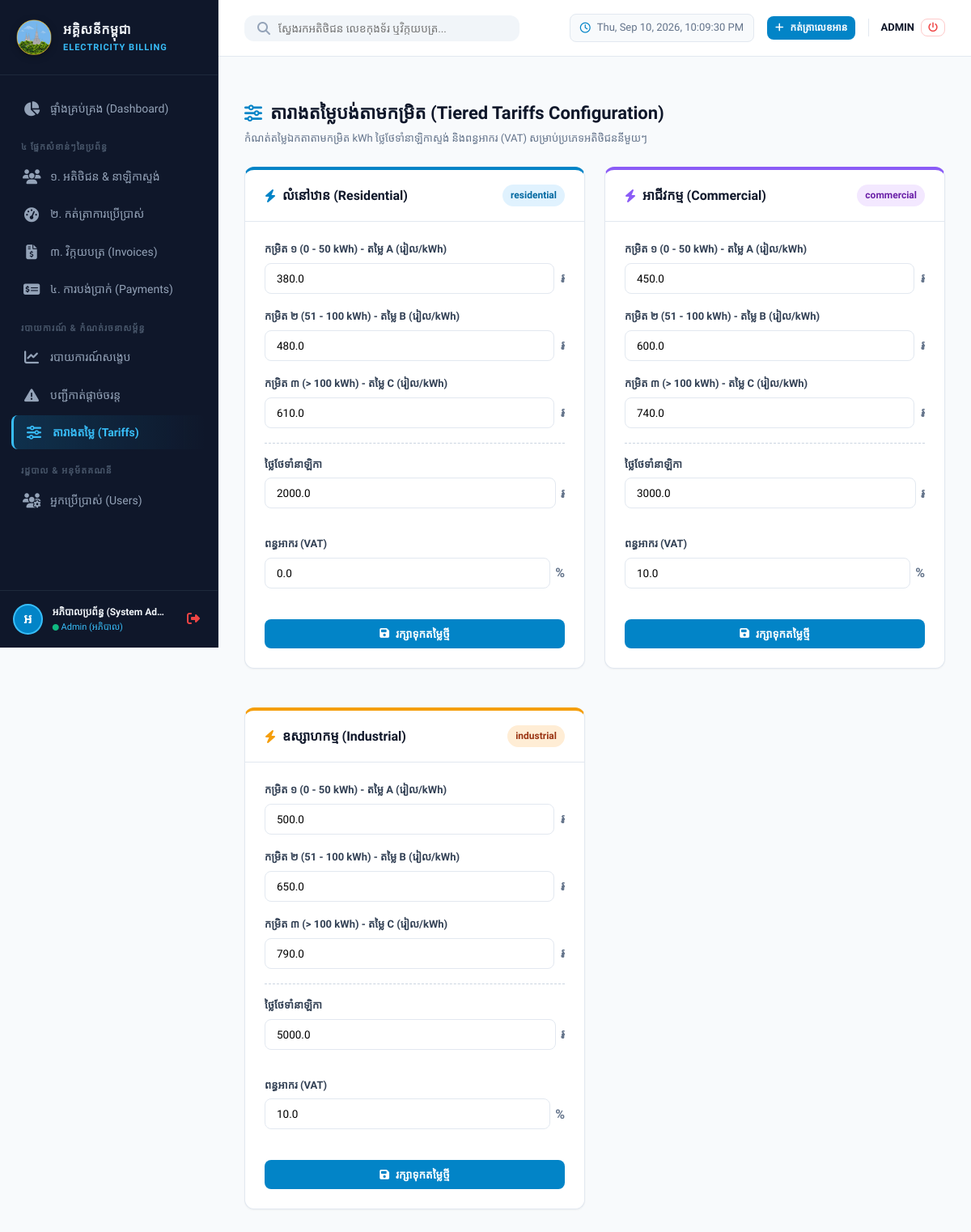
The app's page /tariffs (signed in) with its own data.
### tables this page shows
CREATE TABLE users (
        id INTEGER PRIMARY KEY AUTOINCREMENT,
        username TEXT UNIQUE NOT NULL COLLATE NOCASE,
        password_hash TEXT NOT NULL,
        full_name TEXT NOT NULL,
        phone TEXT,
        role TEXT DEFAULT 'staff' CHECK(role IN ('admin', 'staff')),
        status TEXT DEFAULT 'pending' CHECK(status IN ('pending', 'approved', 'rejected')),
        created_at TIMESTAMP DEFAULT CURRENT_TIMESTAMP,
        approved_at TIMESTAMP,
        approved_by TEXT
    );

CREATE TABLE tariffs (
        id INTEGER PRIMARY KEY AUTOINCREMENT,
        customer_type TEXT UNIQUE NOT NULL CHECK(customer_type IN ('residential', 'commercial', 'industrial')),
        tier1_max REAL DEFAULT 50.0,
        tier1_rate REAL DEFAULT 380.0,
        tier2_max REAL DEFAULT 100.0,
        tier2_rate REAL DEFAULT 480.0,
        tier3_rate REAL DEFAULT 610.0,
        maintenance_fee REAL DEFAULT 2000.0,
        vat_percent REAL DEFAULT 0.0,
        updated_at TIMESTAMP DEFAULT CURRENT_TIMESTAMP
    );

### app.py (the view)
@app.route('/tariffs')
@login_required
def tariffs_view():
    conn = get_db_connection()
    cursor = conn.cursor()
    cursor.execute("SELECT * FROM tariffs ORDER BY id ASC")
    tariffs = cursor.fetchall()
    conn.close()
    return render_template('tariffs.html', tariffs=tariffs)

### app.py (called while the page is built)
def login_required(f):
    @wraps(f)
    def decorated_function(*args, **kwargs):
        if 'user_id' not in session:
            flash('សូមចូលប្រើប្រាស់គណនី (Login) ជាមុនសិន!', 'warning')
            return redirect(url_for('login', next=request.url))
        return f(*args, **kwargs)
    return decorated_function

@app.context_processor
def inject_user_context():
    user = None
    pending_count = 0
    if 'user_id' in session:
        conn = get_db_connection()
        cursor = conn.cursor()
        cursor.execute("SELECT id, username, full_name, role, status FROM users WHERE id = ?", (session['user_id'],))
        user = cursor.fetchone()
        if session.get('role') == 'admin':
            cursor.execute("SELECT COUNT(*) FROM users WHERE status = 'pending'")
            pending_count = cursor.fetchone()[0]
        conn.close()
    return dict(current_user=user, pending_users_count=pending_count)

@app.template_filter('khmer_type')
def khmer_type_filter(val):
    types = {
        'residential': 'លំនៅឋាន (Residential)',
        'commercial': 'អាជីវកម្ម (Commercial)',
        'industrial': 'ឧស្សាហកម្ម (Industrial)'
    }
    return types.get(val, val)

@app.before_request
def check_overdue():
    try:
        models.update_overdue_invoices()
    except Exception as e:
        app.logger.error(f"Note: Error updating overdue invoices: {e}")

### database.py (called while the page is built)
def get_db_connection():
    conn = sqlite3.connect(DB_NAME)
    conn.row_factory = sqlite3.Row
    conn.execute("PRAGMA foreign_keys = ON")
    return conn

### models.py (called while the page is built)
def update_overdue_invoices():
    conn = get_db_connection()
    cursor = conn.cursor()
    today_str = datetime.now().strftime('%Y-%m-%d')
    cursor.execute("""
        UPDATE invoices
        SET payment_status = 'overdue'
        WHERE due_date < ? AND payment_status = 'unpaid'
    """, (today_str,))
    conn.commit()
    conn.close()

### templates/tariffs.html (shortened to what this page needs)
{% extends "base.html" %}
{% block content %}
<div class="page-header">
    <div class="page-title">
        <h1><i class="fa-solid fa-sliders" style="color: #0284c7;"></i> តារាងតម្លៃបង់តាមកម្រិត (Tiered Tariffs Configuration)</h1>
        <p>កំណត់តម្លៃឯកតាតាមកម្រិត kWh ថ្លៃថែទាំនាឡិកាស្ទង់ និងពន្ធអាករ (VAT) សម្រាប់ប្រភេទអតិថិជននីមួយៗ</p>
    </div>
</div>
<div style="display: grid; grid-template-columns: repeat(auto-fit, minmax(320px, 1fr)); gap: 24px;">
    {% for t in tariffs %}
    <div class="panel-card" style="border-top: 4px solid {% if t.customer_type == 'residential' %}#0284c7{% elif t.customer_type == 'commercial' %}#8b5cf6{% else %}#f59e0b{% endif %};">
        <div class="panel-header">
            <h3>
                <i class="fa-solid fa-bolt" style="color: {% if t.customer_type == 'residential' %}#0284c7{% elif t.customer_type == 'commercial' %}#8b5cf6{% else %}#f59e0b{% endif %};"></i>
                {{ t.customer_type | khmer_type }}
            </h3>
            <span class="badge badge-{{ t.customer_type }}">{{ t.customer_type }}</span>
        </div>
        <div class="panel-body">
            <form action="{{ url_for('tariffs_update') }}" method="POST">
                <div class="form-group">
                    <label class="form-label">កម្រិត ១ (0 - 50 kWh) - តម្លៃ A (រៀល/kWh)</label>
                    <div style="display: flex; align-items: center; gap: 8px;">
                        <input type="number" step="1" name="tier1_rate" class="form-control" value="{{ t.tier1_rate }}" required>
                        <span style="font-weight: 600; color: #64748b;">៛</span>
                    </div>
                </div>
                <div class="form-group">
                    <label class="form-label">កម្រិត ២ (51 - 100 kWh) - តម្លៃ B (រៀល/kWh)</label>
                    <div style="display: flex; align-items: center; gap: 8px;">
                        <input type="number" step="1" name="tier2_rate" class="form-control" value="{{ t.tier2_rate }}" required>
                        <span style="font-weight: 600; color: #64748b;">៛</span>
                    </div>
                </div>
                <div class="form-group">
                    <label class="form-label">កម្រិត ៣ (> 100 kWh) - តម្លៃ C (រៀល/kWh)</label>
                    <div style="display: flex; align-items: center; gap: 8px;">
                        <input type="number" step="1" name="tier3_rate" class="form-control" value="{{ t.tier3_rate }}" required>
                        <span style="font-weight: 600; color: #64748b;">៛</span>
                    </div>
                </div>
                <hr style="margin: 16px 0; border: none; border-top: 1px dashed #cbd5e1;">
                <div class="form-row">
                    <div class="form-group">
                        <label class="form-label">ថ្លៃថែទាំនាឡិកា</label>
                        <div style="display: flex; align-items: center; gap: 6px;">
                            <input type="number" step="100" name="maintenance_fee" class="form-control" value="{{ t.maintenance_fee }}">
                            <span style="font-weight: 600; color: #64748b;">៛</span>
                        </div>
                    </div>
                    <div class="form-group">
                        <label class="form-label">ពន្ធអាករ (VAT)</label>
                        <div style="display: flex; align-items: center; gap: 6px;">
                            <input type="number" step="1" name="vat_percent" class="form-control" value="{{ t.vat_percent }}">
                            <span style="font-weight: 600; color: #64748b;">%</span>
                        </div>
                    </div>
                </div>
                <div style="margin-top: 20px;">
                    <button type="submit" class="btn btn-primary" style="width: 100%;">
                        <i class="fa-solid fa-floppy-disk"></i> រក្សាទុកតម្លៃថ្មី
                    </button>
                </div>
            </form>
        </div>
    </div>
    {% endfor %}
</div>
{% endblock %}

### templates/base.html (shortened to what this page needs)
<!DOCTYPE html>
<html lang="km">
<head>
    <link rel="stylesheet" href="https://cdnjs.cloudflare.com/ajax/libs/font-awesome/6.4.0/css/all.min.css">
    <link rel="stylesheet" href="{{ url_for('static', filename='css/style.css') }}">
    <link rel="stylesheet" href="{{ url_for('static', filename='css/print.css') }}" media="print">
</head>
<body>
    <div class="app-container">
        <aside class="sidebar no-print">
            <div class="sidebar-header">
                <div class="logo-badge-img">
                    <img src="{{ url_for('static', filename='img/logo.png') }}" alt="Logo" class="sidebar-app-logo">
                </div>
                <div class="sidebar-title">
                    <h2>អគ្គិសនីកម្ពុជា</h2>
                    <p>Electricity Billing</p>
                </div>
            </div>
            <ul class="sidebar-menu">
                <li class="sidebar-item {% if request.endpoint == 'index' %}active{% endif %}">
                    <a href="{{ url_for('index') }}" class="sidebar-link">
                        <i class="fa-solid fa-chart-pie"></i>
                        <span>ផ្ទាំងគ្រប់គ្រង (Dashboard)</span>
                    </a>
                </li>
                <li class="menu-section">៤ ផ្នែកសំខាន់ៗនៃប្រព័ន្ធ</li>
                <li class="sidebar-item {% if request.endpoint in ['customers_list', 'customer_detail'] %}active{% endif %}">
                    <a href="{{ url_for('customers_list') }}" class="sidebar-link">
                        <i class="fa-solid fa-users"></i>
                        <span>១. អតិថិជន & នាឡិកាស្ទង់</span>
                    </a>
                </li>
                <li class="sidebar-item {% if request.endpoint == 'readings_list' %}active{% endif %}">
                    <a href="{{ url_for('readings_list') }}" class="sidebar-link">
                        <i class="fa-solid fa-gauge-high"></i>
                        <span>២. កត់ត្រាការប្រើប្រាស់</span>
                    </a>
                </li>
                <li class="sidebar-item {% if request.endpoint in ['invoices_list', 'invoice_detail'] %}active{% endif %}">
                    <a href="{{ url_for('invoices_list') }}" class="sidebar-link">
                        <i class="fa-solid fa-file-invoice-dollar"></i>
                        <span>៣. វិក្កយបត្រ (Invoices)</span>
                    </a>
                </li>
                <li class="sidebar-item {% if request.endpoint == 'payments_list' %}active{% endif %}">
                    <a href="{{ url_for('payments_list') }}" class="sidebar-link">
                        <i class="fa-solid fa-money-check-dollar"></i>
                        <span>៤. ការបង់ប្រាក់ (Payments)</span>
                    </a>
                </li>
                <li class="menu-section">របាយការណ៍ & កំណត់រចនាសម្ព័ន្ធ</li>
                <li class="sidebar-item {% if request.endpoint == 'reports_view' %}active{% endif %}">
                    <a href="{{ url_for('reports_view') }}" class="sidebar-link">
                        <i class="fa-solid fa-chart-line"></i>
                        <span>របាយការណ៍សង្ខេប</span>
                    </a>
                </li>
                <li class="sidebar-item {% if request.endpoint == 'reports_disconnections' %}active{% endif %}">
                    <a href="{{ url_for('reports_disconnections') }}" class="sidebar-link">
                        <i class="fa-solid fa-triangle-exclamation"></i>
                        <span>បញ្ជីកាត់ផ្ដាច់ចរន្ត</span>
                    </a>
                </li>
                <li class="sidebar-item {% if request.endpoint == 'tariffs_view' %}active{% endif %}">
                    <a href="{{ url_for('tariffs_view') }}" class="sidebar-link">
                        <i class="fa-solid fa-sliders"></i>
                        <span>តារាងតម្លៃ (Tariffs)</span>
                    </a>
                </li>
                {% if current_user and current_user.role == 'admin' %}
                <li class="menu-section">រដ្ឋបាល & អនុម័តគណនី</li>
                <li class="sidebar-item {% if request.endpoint == 'users_list' %}active{% endif %}">
                    <a href="{{ url_for('users_list') }}" class="sidebar-link">
                        <i class="fa-solid fa-users-gear"></i>
                        <span>អ្នកប្រើប្រាស់ (Users)</span>
                    </a>
                </li>
                {% endif %}
            </ul>
            <div class="sidebar-footer">
                <div class="user-avatar" style="overflow: hidden; background: #0284c7; color: white;">
                    {{ (current_user.full_name[:1] if current_user else 'U') }}
                </div>
                <div class="user-info" style="flex-grow: 1; min-width: 0;">
                    <div class="name" style="white-space: nowrap; overflow: hidden; text-overflow: ellipsis;">
                        {{ current_user.full_name if current_user else 'ភ្ញៀវ (Guest)' }}
                    </div>
                    <div class="role" style="font-size: 11px; color: #38bdf8;">
                        <i class="fa-solid fa-circle" style="font-size: 8px; color: #10b981;"></i>
                        {{ 'Admin (អភិបាល)' if current_user and current_user.role == 'admin' else 'បុគ្គលិក (Staff)' }}
                    </div>
                </div>
                <a href="{{ url_for('logout') }}" title="ចាកចេញ (Logout)" style="color: #ef4444; font-size: 16px; padding: 6px; text-decoration: none;">
                    <i class="fa-solid fa-right-from-bracket"></i>
                </a>
            </div>
        </aside>
        <div class="main-wrapper">
            <header class="top-nav no-print">
                <div class="nav-search">
                    <i class="fa-solid fa-magnifying-glass" style="color: #94a3b8;"></i>
                    <input type="text" placeholder="ស្វែងរកអតិថិជន លេខកុងទ័រ ឬវិក្កយបត្រ..." onkeydown="if(event.key==='Enter') window.location.href='/customers?q='+this.value">
                </div>
                <div class="nav-actions">
                    <div class="live-time">
                        <i class="fa-regular fa-clock" style="color: #0284c7;"></i>
                        <span id="liveClock">កំពុងផ្ទុក...</span>
                    </div>
                    <a href="{{ url_for('readings_list') }}" class="btn btn-primary btn-sm">
                        <i class="fa-solid fa-plus"></i> កត់ត្រាលេខអាន
                    </a>
                    <div style="display: flex; align-items: center; gap: 8px; border-left: 1px solid var(--card-border); padding-left: 14px;">
                        <span style="font-size: 13px; font-weight: 600; color: #0f172a;">
                            {{ current_user.username if current_user else 'ADMIN' }}
                        </span>
                        <a href="{{ url_for('logout') }}" class="btn btn-outline btn-sm" style="color: #ef4444; border-color: #fecaca; padding: 4px 8px;">
                            <i class="fa-solid fa-power-off"></i>
                        </a>
                    </div>
                </div>
            </header>
            <main class="page-content">
                {% block content %}{% endblock %}
            </main>
        </div>
    </div>
</body>
</html>

### records on screen
users: full_name "អ", full_name "អភិបាលប្រព័ន្ធ (System Ad…", role "Admin (អភិបាល)", username "ADMIN"
tariffs: customer_type|khmer_type "លំនៅឋាន (Residential)", customer_type "residential", tier1_rate "380.0", tier2_rate "480.0", tier3_rate "610.0", maintenance_fee "2000.0", vat_percent "0.0"
tariffs: customer_type|khmer_type "អាជីវកម្ម (Commercial)", customer_type "commercial", tier1_rate "450.0", tier2_rate "600.0", tier3_rate "740.0", maintenance_fee "3000.0", vat_percent "10.0"
tariffs: customer_type|khmer_type "ឧស្សាហកម្ម (Industrial)", customer_type "industrial", tier1_rate "500.0", tier2_rate "650.0", tier3_rate "790.0", maintenance_fee "5000.0", vat_percent "10.0"
